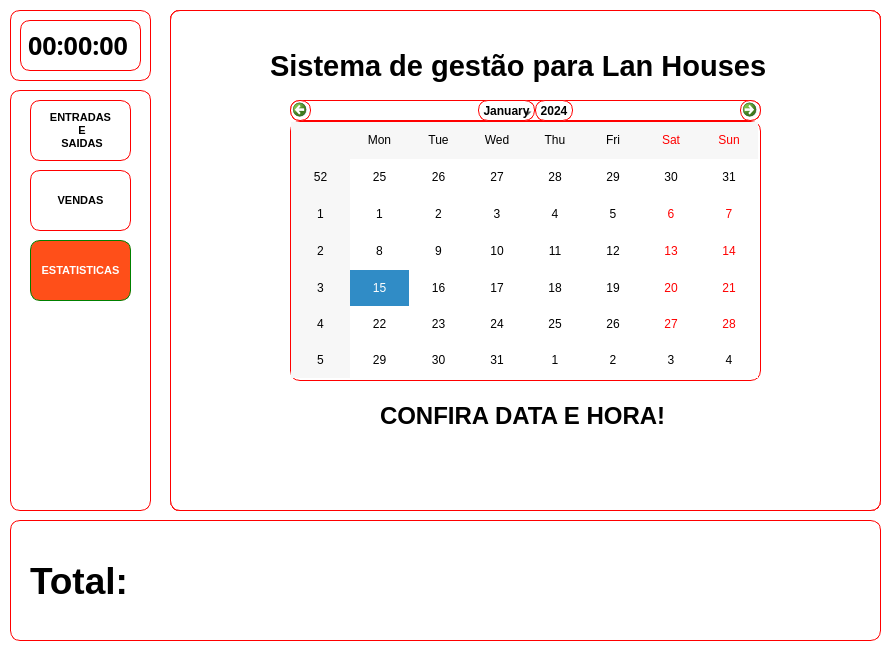
<?xml version="1.0" encoding="UTF-8"?>
<ui version="4.0">
 <class>MainWindow</class>
 <widget class="QMainWindow" name="MainWindow">
  <property name="geometry">
   <rect>
    <x>0</x>
    <y>0</y>
    <width>890</width>
    <height>650</height>
   </rect>
  </property>
  <property name="sizePolicy">
   <sizepolicy hsizetype="Fixed" vsizetype="Fixed">
    <horstretch>0</horstretch>
    <verstretch>0</verstretch>
   </sizepolicy>
  </property>
  <property name="minimumSize">
   <size>
    <width>890</width>
    <height>650</height>
   </size>
  </property>
  <property name="maximumSize">
   <size>
    <width>890</width>
    <height>650</height>
   </size>
  </property>
  <property name="windowTitle">
   <string>Sistema de gestão para lan houses</string>
  </property>
  <property name="styleSheet">
   <string notr="true">background-color: rgb(255, 255, 255);</string>
  </property>
  <widget class="QWidget" name="janela">
   <property name="styleSheet">
    <string notr="true">background-color: rgb(255, 255, 255);</string>
   </property>
   <widget class="QFrame" name="frameRelogio">
    <property name="geometry">
     <rect>
      <x>10</x>
      <y>10</y>
      <width>141</width>
      <height>71</height>
     </rect>
    </property>
    <property name="styleSheet">
     <string notr="true">border-radius: 10px;
border: 1px solid red;
</string>
    </property>
    <property name="frameShape">
     <enum>QFrame::StyledPanel</enum>
    </property>
    <property name="frameShadow">
     <enum>QFrame::Raised</enum>
    </property>
    <widget class="QLabel" name="relogio">
     <property name="geometry">
      <rect>
       <x>10</x>
       <y>10</y>
       <width>121</width>
       <height>51</height>
      </rect>
     </property>
     <property name="font">
      <font>
       <family>Cantarell Extra Bold</family>
       <pointsize>19</pointsize>
       <weight>75</weight>
       <italic>false</italic>
       <bold>true</bold>
      </font>
     </property>
     <property name="text">
      <string>00:00:00</string>
     </property>
    </widget>
   </widget>
   <widget class="QFrame" name="frameBotoesLaterais">
    <property name="geometry">
     <rect>
      <x>10</x>
      <y>90</y>
      <width>141</width>
      <height>421</height>
     </rect>
    </property>
    <property name="styleSheet">
     <string notr="true">border: 1px solid red;
border-radius: 10px;
</string>
    </property>
    <property name="frameShape">
     <enum>QFrame::StyledPanel</enum>
    </property>
    <property name="frameShadow">
     <enum>QFrame::Raised</enum>
    </property>
    <widget class="QPushButton" name="buttonEntradasESaidas">
     <property name="geometry">
      <rect>
       <x>20</x>
       <y>10</y>
       <width>101</width>
       <height>61</height>
      </rect>
     </property>
     <property name="font">
      <font>
       <pointsize>8</pointsize>
       <weight>75</weight>
       <bold>true</bold>
      </font>
     </property>
     <property name="styleSheet">
      <string notr="true">background-color: rgb(255, 79, 25);
color: rgb(255, 255, 255);
border: 1px solid green;
border-radius: 10px;
hover:{
  border: 1px solid red;
}</string>
     </property>
     <property name="text">
      <string>ENTRADAS 
 E 
 SAIDAS</string>
     </property>
    </widget>
    <widget class="QPushButton" name="buttonEstatisticas">
     <property name="geometry">
      <rect>
       <x>20</x>
       <y>150</y>
       <width>101</width>
       <height>61</height>
      </rect>
     </property>
     <property name="font">
      <font>
       <pointsize>8</pointsize>
       <weight>75</weight>
       <bold>true</bold>
      </font>
     </property>
     <property name="styleSheet">
      <string notr="true">background-color: rgb(255, 79, 25);
color: rgb(255, 255, 255);

border: 1px solid green;
border-radius: 10px;</string>
     </property>
     <property name="text">
      <string>ESTATISTICAS</string>
     </property>
    </widget>
    <widget class="QPushButton" name="buttonVendas">
     <property name="geometry">
      <rect>
       <x>20</x>
       <y>80</y>
       <width>101</width>
       <height>61</height>
      </rect>
     </property>
     <property name="font">
      <font>
       <pointsize>8</pointsize>
       <weight>75</weight>
       <bold>true</bold>
      </font>
     </property>
     <property name="styleSheet">
      <string notr="true">background-color: rgb(255, 79, 25);
color: rgb(255, 255, 255);
border: 1px solid green;
border-radius: 10px;
hover:{
  border: 1px solid red;
}</string>
     </property>
     <property name="text">
      <string>VENDAS</string>
     </property>
    </widget>
   </widget>
   <widget class="QFrame" name="frameEntradasESaidas">
    <property name="geometry">
     <rect>
      <x>170</x>
      <y>10</y>
      <width>711</width>
      <height>501</height>
     </rect>
    </property>
    <property name="styleSheet">
     <string notr="true">border: 1px solid red;
border-radius: 10px;
</string>
    </property>
    <property name="frameShape">
     <enum>QFrame::StyledPanel</enum>
    </property>
    <property name="frameShadow">
     <enum>QFrame::Raised</enum>
    </property>
    <widget class="QFrame" name="formEntrada">
     <property name="geometry">
      <rect>
       <x>10</x>
       <y>40</y>
       <width>351</width>
       <height>91</height>
      </rect>
     </property>
     <property name="frameShape">
      <enum>QFrame::StyledPanel</enum>
     </property>
     <property name="frameShadow">
      <enum>QFrame::Raised</enum>
     </property>
     <widget class="QLabel" name="labelValorEntrada">
      <property name="geometry">
       <rect>
        <x>10</x>
        <y>40</y>
        <width>51</width>
        <height>31</height>
       </rect>
      </property>
      <property name="font">
       <font>
        <pointsize>14</pointsize>
        <weight>75</weight>
        <bold>true</bold>
       </font>
      </property>
      <property name="styleSheet">
       <string notr="true">border: none;</string>
      </property>
      <property name="text">
       <string>Valor:</string>
      </property>
     </widget>
     <widget class="QRadioButton" name="radioButtonXbox">
      <property name="geometry">
       <rect>
        <x>160</x>
        <y>30</y>
        <width>61</width>
        <height>24</height>
       </rect>
      </property>
      <property name="styleSheet">
       <string notr="true">border: none;</string>
      </property>
      <property name="text">
       <string>xbox</string>
      </property>
     </widget>
     <widget class="QRadioButton" name="radioButtonPc">
      <property name="geometry">
       <rect>
        <x>160</x>
        <y>50</y>
        <width>51</width>
        <height>24</height>
       </rect>
      </property>
      <property name="styleSheet">
       <string notr="true">border: none;</string>
      </property>
      <property name="text">
       <string>pc</string>
      </property>
     </widget>
     <widget class="QLabel" name="labelTituloEntrada">
      <property name="geometry">
       <rect>
        <x>150</x>
        <y>10</y>
        <width>71</width>
        <height>21</height>
       </rect>
      </property>
      <property name="font">
       <font>
        <pointsize>10</pointsize>
        <weight>75</weight>
        <bold>true</bold>
       </font>
      </property>
      <property name="styleSheet">
       <string notr="true">color: green;
border: none;</string>
      </property>
      <property name="text">
       <string>ENTRADA</string>
      </property>
     </widget>
     <widget class="QPushButton" name="buttonConfirmarEntrada">
      <property name="geometry">
       <rect>
        <x>260</x>
        <y>30</y>
        <width>81</width>
        <height>51</height>
       </rect>
      </property>
      <property name="font">
       <font>
        <pointsize>8</pointsize>
        <weight>75</weight>
        <bold>true</bold>
       </font>
      </property>
      <property name="styleSheet">
       <string notr="true">background-color: rgb(255, 79, 25);
color: rgb(255, 255, 255);
border: 1px solid green;
border-radius: 10px;
hover:{
  border: 1px solid red;
}</string>
      </property>
      <property name="text">
       <string>CONFIRMAR</string>
      </property>
     </widget>
     <widget class="QPlainTextEdit" name="entradaValorEntrada">
      <property name="geometry">
       <rect>
        <x>70</x>
        <y>30</y>
        <width>81</width>
        <height>51</height>
       </rect>
      </property>
      <property name="font">
       <font>
        <pointsize>22</pointsize>
        <weight>75</weight>
        <bold>true</bold>
       </font>
      </property>
      <property name="styleSheet">
       <string notr="true">border: 1px solid green;</string>
      </property>
      <property name="plainText">
       <string/>
      </property>
     </widget>
    </widget>
    <widget class="QFrame" name="formSaida">
     <property name="geometry">
      <rect>
       <x>380</x>
       <y>40</y>
       <width>321</width>
       <height>91</height>
      </rect>
     </property>
     <property name="frameShape">
      <enum>QFrame::StyledPanel</enum>
     </property>
     <property name="frameShadow">
      <enum>QFrame::Raised</enum>
     </property>
     <widget class="QLabel" name="labelValorSaida">
      <property name="geometry">
       <rect>
        <x>10</x>
        <y>40</y>
        <width>51</width>
        <height>31</height>
       </rect>
      </property>
      <property name="font">
       <font>
        <pointsize>14</pointsize>
        <weight>75</weight>
        <bold>true</bold>
       </font>
      </property>
      <property name="styleSheet">
       <string notr="true">border: none;</string>
      </property>
      <property name="text">
       <string>Valor:</string>
      </property>
     </widget>
     <widget class="QLabel" name="labelTituloSaida">
      <property name="geometry">
       <rect>
        <x>160</x>
        <y>10</y>
        <width>41</width>
        <height>21</height>
       </rect>
      </property>
      <property name="font">
       <font>
        <pointsize>10</pointsize>
        <weight>75</weight>
        <bold>true</bold>
       </font>
      </property>
      <property name="styleSheet">
       <string notr="true">border: none;
color: green;</string>
      </property>
      <property name="text">
       <string>SAIDA</string>
      </property>
     </widget>
     <widget class="QPushButton" name="buttonConfirmarSaida">
      <property name="geometry">
       <rect>
        <x>230</x>
        <y>30</y>
        <width>81</width>
        <height>51</height>
       </rect>
      </property>
      <property name="font">
       <font>
        <pointsize>8</pointsize>
        <weight>75</weight>
        <bold>true</bold>
       </font>
      </property>
      <property name="styleSheet">
       <string notr="true">background-color: rgb(255, 79, 25);
color: rgb(255, 255, 255);
border: 1px solid green;
border-radius: 10px;
hover:{
  border: 1px solid red;
}</string>
      </property>
      <property name="text">
       <string>CONFIRMAR</string>
      </property>
     </widget>
     <widget class="QPlainTextEdit" name="entradaValorSaida">
      <property name="geometry">
       <rect>
        <x>70</x>
        <y>30</y>
        <width>81</width>
        <height>51</height>
       </rect>
      </property>
      <property name="font">
       <font>
        <pointsize>22</pointsize>
        <weight>75</weight>
        <bold>true</bold>
       </font>
      </property>
      <property name="styleSheet">
       <string notr="true">border: 1px solid green;</string>
      </property>
     </widget>
    </widget>
    <widget class="QLabel" name="labelTitulo">
     <property name="geometry">
      <rect>
       <x>270</x>
       <y>10</y>
       <width>201</width>
       <height>21</height>
      </rect>
     </property>
     <property name="font">
      <font>
       <pointsize>14</pointsize>
       <weight>75</weight>
       <bold>true</bold>
      </font>
     </property>
     <property name="styleSheet">
      <string notr="true">border:none;</string>
     </property>
     <property name="text">
      <string>ENTRADAS E SAIDAS</string>
     </property>
    </widget>
    <widget class="QTableWidget" name="tabelaEntradas">
     <property name="geometry">
      <rect>
       <x>10</x>
       <y>160</y>
       <width>691</width>
       <height>161</height>
      </rect>
     </property>
     <property name="minimumSize">
      <size>
       <width>691</width>
       <height>0</height>
      </size>
     </property>
     <attribute name="horizontalHeaderVisible">
      <bool>true</bool>
     </attribute>
     <attribute name="horizontalHeaderCascadingSectionResizes">
      <bool>true</bool>
     </attribute>
     <attribute name="horizontalHeaderDefaultSectionSize">
      <number>125</number>
     </attribute>
     <attribute name="horizontalHeaderHighlightSections">
      <bool>true</bool>
     </attribute>
     <attribute name="horizontalHeaderShowSortIndicator" stdset="0">
      <bool>true</bool>
     </attribute>
     <attribute name="horizontalHeaderStretchLastSection">
      <bool>true</bool>
     </attribute>
     <attribute name="verticalHeaderCascadingSectionResizes">
      <bool>true</bool>
     </attribute>
     <column>
      <property name="text">
       <string>VALOR</string>
      </property>
     </column>
     <column>
      <property name="text">
       <string>DATA</string>
      </property>
     </column>
     <column>
      <property name="text">
       <string>TIPO</string>
      </property>
     </column>
     <column>
      <property name="text">
       <string>OBS</string>
      </property>
     </column>
    </widget>
    <widget class="QTableWidget" name="tabelaSaidas">
     <property name="geometry">
      <rect>
       <x>10</x>
       <y>350</y>
       <width>691</width>
       <height>141</height>
      </rect>
     </property>
     <property name="minimumSize">
      <size>
       <width>691</width>
       <height>0</height>
      </size>
     </property>
     <attribute name="horizontalHeaderVisible">
      <bool>true</bool>
     </attribute>
     <attribute name="horizontalHeaderCascadingSectionResizes">
      <bool>true</bool>
     </attribute>
     <attribute name="horizontalHeaderDefaultSectionSize">
      <number>125</number>
     </attribute>
     <attribute name="horizontalHeaderHighlightSections">
      <bool>true</bool>
     </attribute>
     <attribute name="horizontalHeaderShowSortIndicator" stdset="0">
      <bool>true</bool>
     </attribute>
     <attribute name="horizontalHeaderStretchLastSection">
      <bool>true</bool>
     </attribute>
     <attribute name="verticalHeaderCascadingSectionResizes">
      <bool>true</bool>
     </attribute>
     <column>
      <property name="text">
       <string>VALOR</string>
      </property>
     </column>
     <column>
      <property name="text">
       <string>DATA</string>
      </property>
     </column>
     <column>
      <property name="text">
       <string>OBS</string>
      </property>
     </column>
    </widget>
    <widget class="QLabel" name="label">
     <property name="geometry">
      <rect>
       <x>340</x>
       <y>140</y>
       <width>61</width>
       <height>16</height>
      </rect>
     </property>
     <property name="font">
      <font>
       <weight>75</weight>
       <bold>true</bold>
      </font>
     </property>
     <property name="styleSheet">
      <string notr="true">border: none;</string>
     </property>
     <property name="text">
      <string>ENTRADAS</string>
     </property>
    </widget>
    <widget class="QLabel" name="label_2">
     <property name="geometry">
      <rect>
       <x>350</x>
       <y>330</y>
       <width>51</width>
       <height>20</height>
      </rect>
     </property>
     <property name="font">
      <font>
       <weight>75</weight>
       <bold>true</bold>
      </font>
     </property>
     <property name="styleSheet">
      <string notr="true">border: none;</string>
     </property>
     <property name="text">
      <string>SAIDAS</string>
     </property>
    </widget>
   </widget>
   <widget class="QFrame" name="frameResumoDia">
    <property name="geometry">
     <rect>
      <x>10</x>
      <y>520</y>
      <width>871</width>
      <height>121</height>
     </rect>
    </property>
    <property name="styleSheet">
     <string notr="true">border: 1px solid red;
border-radius: 10px;
</string>
    </property>
    <property name="frameShape">
     <enum>QFrame::StyledPanel</enum>
    </property>
    <property name="frameShadow">
     <enum>QFrame::Raised</enum>
    </property>
    <widget class="QFrame" name="frameTotal">
     <property name="geometry">
      <rect>
       <x>10</x>
       <y>10</y>
       <width>311</width>
       <height>101</height>
      </rect>
     </property>
     <property name="styleSheet">
      <string notr="true">border: none;</string>
     </property>
     <property name="frameShape">
      <enum>QFrame::StyledPanel</enum>
     </property>
     <property name="frameShadow">
      <enum>QFrame::Raised</enum>
     </property>
     <widget class="QLabel" name="labelTotal">
      <property name="geometry">
       <rect>
        <x>10</x>
        <y>20</y>
        <width>151</width>
        <height>61</height>
       </rect>
      </property>
      <property name="font">
       <font>
        <pointsize>28</pointsize>
        <weight>75</weight>
        <bold>true</bold>
       </font>
      </property>
      <property name="styleSheet">
       <string notr="true">border: none;</string>
      </property>
      <property name="text">
       <string>Total:</string>
      </property>
     </widget>
    </widget>
   </widget>
   <widget class="QFrame" name="frameVendas">
    <property name="geometry">
     <rect>
      <x>170</x>
      <y>10</y>
      <width>711</width>
      <height>501</height>
     </rect>
    </property>
    <property name="styleSheet">
     <string notr="true">border: 1px solid red;
border-radius: 10px;
</string>
    </property>
    <property name="frameShape">
     <enum>QFrame::StyledPanel</enum>
    </property>
    <property name="frameShadow">
     <enum>QFrame::Raised</enum>
    </property>
    <widget class="QFrame" name="formEntradaVenda">
     <property name="geometry">
      <rect>
       <x>10</x>
       <y>40</y>
       <width>311</width>
       <height>71</height>
      </rect>
     </property>
     <property name="frameShape">
      <enum>QFrame::StyledPanel</enum>
     </property>
     <property name="frameShadow">
      <enum>QFrame::Raised</enum>
     </property>
     <widget class="QLabel" name="labelValorVenda">
      <property name="geometry">
       <rect>
        <x>20</x>
        <y>20</y>
        <width>51</width>
        <height>31</height>
       </rect>
      </property>
      <property name="font">
       <font>
        <pointsize>14</pointsize>
        <weight>75</weight>
        <bold>true</bold>
       </font>
      </property>
      <property name="styleSheet">
       <string notr="true">border: none;</string>
      </property>
      <property name="text">
       <string>Valor:</string>
      </property>
     </widget>
     <widget class="QPlainTextEdit" name="entradaValorVenda">
      <property name="geometry">
       <rect>
        <x>80</x>
        <y>10</y>
        <width>121</width>
        <height>51</height>
       </rect>
      </property>
      <property name="font">
       <font>
        <pointsize>22</pointsize>
        <weight>75</weight>
        <bold>true</bold>
       </font>
      </property>
      <property name="styleSheet">
       <string notr="true">border: 1px solid green;</string>
      </property>
     </widget>
     <widget class="QPushButton" name="buttonConfirmarEntradaVenda">
      <property name="geometry">
       <rect>
        <x>210</x>
        <y>10</y>
        <width>81</width>
        <height>51</height>
       </rect>
      </property>
      <property name="font">
       <font>
        <pointsize>8</pointsize>
        <weight>75</weight>
        <bold>true</bold>
       </font>
      </property>
      <property name="styleSheet">
       <string notr="true">background-color: rgb(255, 79, 25);
color: rgb(255, 255, 255);
border: 1px solid green;
border-radius: 10px;
hover:{
  border: 1px solid red;
}</string>
      </property>
      <property name="text">
       <string>ADICIONAR</string>
      </property>
     </widget>
    </widget>
    <widget class="QFrame" name="formFinalizarVenda">
     <property name="geometry">
      <rect>
       <x>10</x>
       <y>420</y>
       <width>691</width>
       <height>71</height>
      </rect>
     </property>
     <property name="frameShape">
      <enum>QFrame::StyledPanel</enum>
     </property>
     <property name="frameShadow">
      <enum>QFrame::Raised</enum>
     </property>
     <widget class="QLabel" name="labelRecebido">
      <property name="geometry">
       <rect>
        <x>160</x>
        <y>20</y>
        <width>101</width>
        <height>31</height>
       </rect>
      </property>
      <property name="font">
       <font>
        <pointsize>14</pointsize>
        <weight>75</weight>
        <bold>true</bold>
       </font>
      </property>
      <property name="styleSheet">
       <string notr="true">border: none;</string>
      </property>
      <property name="text">
       <string>Recebido:</string>
      </property>
     </widget>
     <widget class="QPlainTextEdit" name="entradaValorRecebidoVenda">
      <property name="geometry">
       <rect>
        <x>260</x>
        <y>10</y>
        <width>101</width>
        <height>51</height>
       </rect>
      </property>
      <property name="font">
       <font>
        <pointsize>20</pointsize>
        <weight>75</weight>
        <bold>true</bold>
       </font>
      </property>
      <property name="styleSheet">
       <string notr="true">border: 1px solid green;</string>
      </property>
      <property name="plainText">
       <string/>
      </property>
     </widget>
     <widget class="QPushButton" name="buttonAdicionarValorRecebidoVenda">
      <property name="geometry">
       <rect>
        <x>370</x>
        <y>10</y>
        <width>71</width>
        <height>51</height>
       </rect>
      </property>
      <property name="font">
       <font>
        <pointsize>8</pointsize>
        <weight>75</weight>
        <bold>true</bold>
       </font>
      </property>
      <property name="styleSheet">
       <string notr="true">background-color: rgb(255, 79, 25);
color: rgb(255, 255, 255);
border: 1px solid green;
border-radius: 10px;
hover:{
  border: 1px solid red;
}</string>
      </property>
      <property name="text">
       <string>ADICIONAR</string>
      </property>
     </widget>
     <widget class="QFrame" name="frameTotalVenda">
      <property name="geometry">
       <rect>
        <x>10</x>
        <y>10</y>
        <width>141</width>
        <height>51</height>
       </rect>
      </property>
      <property name="frameShape">
       <enum>QFrame::StyledPanel</enum>
      </property>
      <property name="frameShadow">
       <enum>QFrame::Raised</enum>
      </property>
      <widget class="QLabel" name="labelTotalVenda">
       <property name="geometry">
        <rect>
         <x>10</x>
         <y>10</y>
         <width>121</width>
         <height>31</height>
        </rect>
       </property>
       <property name="font">
        <font>
         <pointsize>12</pointsize>
         <weight>75</weight>
         <bold>true</bold>
        </font>
       </property>
       <property name="styleSheet">
        <string notr="true">border: none;</string>
       </property>
       <property name="text">
        <string>Total:</string>
       </property>
      </widget>
     </widget>
     <widget class="QFrame" name="frameTroco">
      <property name="geometry">
       <rect>
        <x>450</x>
        <y>10</y>
        <width>151</width>
        <height>51</height>
       </rect>
      </property>
      <property name="frameShape">
       <enum>QFrame::StyledPanel</enum>
      </property>
      <property name="frameShadow">
       <enum>QFrame::Raised</enum>
      </property>
      <widget class="QLabel" name="labelTroco">
       <property name="geometry">
        <rect>
         <x>10</x>
         <y>10</y>
         <width>131</width>
         <height>31</height>
        </rect>
       </property>
       <property name="font">
        <font>
         <pointsize>12</pointsize>
         <weight>75</weight>
         <bold>true</bold>
        </font>
       </property>
       <property name="styleSheet">
        <string notr="true">border: none;</string>
       </property>
       <property name="text">
        <string>Troco:</string>
       </property>
      </widget>
     </widget>
     <widget class="QPushButton" name="buttonFinalizarVenda">
      <property name="geometry">
       <rect>
        <x>610</x>
        <y>10</y>
        <width>71</width>
        <height>51</height>
       </rect>
      </property>
      <property name="font">
       <font>
        <pointsize>8</pointsize>
        <weight>75</weight>
        <bold>true</bold>
       </font>
      </property>
      <property name="styleSheet">
       <string notr="true">background-color: rgb(255, 79, 25);
color: rgb(255, 255, 255);
border: 1px solid green;
border-radius: 10px;
hover:{
  border: 1px solid red;
}</string>
      </property>
      <property name="text">
       <string>FINALIZAR</string>
      </property>
     </widget>
    </widget>
    <widget class="QLabel" name="labelTituloVendas">
     <property name="geometry">
      <rect>
       <x>330</x>
       <y>10</y>
       <width>81</width>
       <height>21</height>
      </rect>
     </property>
     <property name="font">
      <font>
       <pointsize>14</pointsize>
       <weight>75</weight>
       <bold>true</bold>
      </font>
     </property>
     <property name="styleSheet">
      <string notr="true">border:none;</string>
     </property>
     <property name="text">
      <string>VENDAS</string>
     </property>
    </widget>
    <widget class="QTableWidget" name="tabelaVendaItens">
     <property name="geometry">
      <rect>
       <x>10</x>
       <y>120</y>
       <width>691</width>
       <height>291</height>
      </rect>
     </property>
     <property name="rowCount">
      <number>0</number>
     </property>
     <property name="columnCount">
      <number>2</number>
     </property>
     <attribute name="horizontalHeaderCascadingSectionResizes">
      <bool>true</bool>
     </attribute>
     <attribute name="horizontalHeaderDefaultSectionSize">
      <number>100</number>
     </attribute>
     <attribute name="horizontalHeaderShowSortIndicator" stdset="0">
      <bool>false</bool>
     </attribute>
     <attribute name="horizontalHeaderStretchLastSection">
      <bool>true</bool>
     </attribute>
     <column>
      <property name="text">
       <string>VALOR</string>
      </property>
      <property name="textAlignment">
       <set>AlignCenter</set>
      </property>
     </column>
     <column>
      <property name="text">
       <string>OBSERVAÇÕES</string>
      </property>
      <property name="textAlignment">
       <set>AlignCenter</set>
      </property>
     </column>
    </widget>
    <zorder>formEntradaVenda</zorder>
    <zorder>labelTituloVendas</zorder>
    <zorder>tabelaVendaItens</zorder>
    <zorder>formFinalizarVenda</zorder>
   </widget>
   <widget class="QFrame" name="frameEstatisticas">
    <property name="geometry">
     <rect>
      <x>170</x>
      <y>10</y>
      <width>711</width>
      <height>501</height>
     </rect>
    </property>
    <property name="styleSheet">
     <string notr="true">border: 1px solid red;
border-radius: 10px;
</string>
    </property>
    <property name="frameShape">
     <enum>QFrame::StyledPanel</enum>
    </property>
    <property name="frameShadow">
     <enum>QFrame::Raised</enum>
    </property>
    <widget class="QLabel" name="labelTituloEstatisticas">
     <property name="geometry">
      <rect>
       <x>290</x>
       <y>10</y>
       <width>141</width>
       <height>21</height>
      </rect>
     </property>
     <property name="font">
      <font>
       <pointsize>14</pointsize>
       <weight>75</weight>
       <bold>true</bold>
      </font>
     </property>
     <property name="styleSheet">
      <string notr="true">border:none;</string>
     </property>
     <property name="text">
      <string>ESTATISTICAS</string>
     </property>
    </widget>
   </widget>
   <widget class="QFrame" name="frameInicial">
    <property name="geometry">
     <rect>
      <x>170</x>
      <y>10</y>
      <width>711</width>
      <height>501</height>
     </rect>
    </property>
    <property name="sizePolicy">
     <sizepolicy hsizetype="Fixed" vsizetype="Fixed">
      <horstretch>0</horstretch>
      <verstretch>0</verstretch>
     </sizepolicy>
    </property>
    <property name="styleSheet">
     <string notr="true">border: 1px solid red;
border-radius: 10px;
</string>
    </property>
    <property name="frameShape">
     <enum>QFrame::StyledPanel</enum>
    </property>
    <property name="frameShadow">
     <enum>QFrame::Raised</enum>
    </property>
    <widget class="QLabel" name="labelTituloFrameInicial">
     <property name="geometry">
      <rect>
       <x>100</x>
       <y>30</y>
       <width>521</width>
       <height>51</height>
      </rect>
     </property>
     <property name="font">
      <font>
       <pointsize>22</pointsize>
       <weight>75</weight>
       <bold>true</bold>
      </font>
     </property>
     <property name="styleSheet">
      <string notr="true">border: none;</string>
     </property>
     <property name="text">
      <string>Sistema de gestão para Lan Houses</string>
     </property>
    </widget>
    <widget class="QCalendarWidget" name="calendario">
     <property name="geometry">
      <rect>
       <x>120</x>
       <y>90</y>
       <width>471</width>
       <height>281</height>
      </rect>
     </property>
     <property name="styleSheet">
      <string notr="true">color: rgb(0, 0, 0);</string>
     </property>
    </widget>
    <widget class="QLabel" name="labelAlerta">
     <property name="geometry">
      <rect>
       <x>210</x>
       <y>380</y>
       <width>291</width>
       <height>51</height>
      </rect>
     </property>
     <property name="font">
      <font>
       <pointsize>18</pointsize>
       <weight>75</weight>
       <bold>true</bold>
      </font>
     </property>
     <property name="styleSheet">
      <string notr="true">border: none;</string>
     </property>
     <property name="text">
      <string>CONFIRA DATA E HORA!</string>
     </property>
    </widget>
   </widget>
   <zorder>frameRelogio</zorder>
   <zorder>frameBotoesLaterais</zorder>
   <zorder>frameResumoDia</zorder>
   <zorder>frameEstatisticas</zorder>
   <zorder>frameVendas</zorder>
   <zorder>frameEntradasESaidas</zorder>
   <zorder>frameInicial</zorder>
  </widget>
 </widget>
 <resources>
  <include location="resource/resources.qrc"/>
 </resources>
 <connections/>
</ui>
